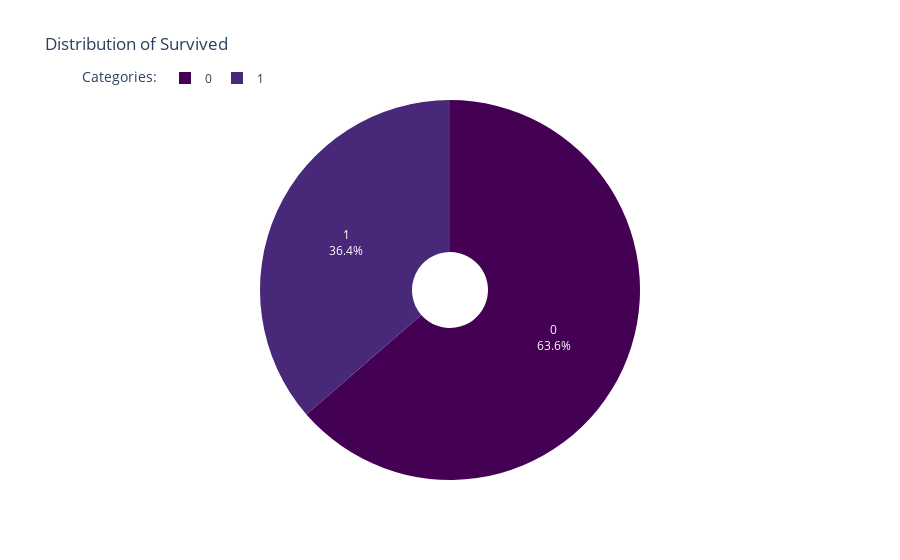

The notebook cell saved with this chart:
### Markdown cell above
**Unvariant Analysis******

### Code cell
survived_counts = titanic['Survived'].value_counts()
fig_surv_perc = px.pie(titanic, names= survived_counts.index,  values = survived_counts.values, title=f'Distribution of Survived', hole=0.2, color_discrete_sequence=px.colors.sequential.Viridis)
fig_surv_perc.update_traces(textinfo='percent+label')
fig_surv_perc.update_layout(legend_title_text='Categories:', legend=dict(orientation="h", yanchor="bottom", y=1.02))
fig_surv_perc.show()

### Figure 1 — Plotly figure (JSON) as saved in the notebook; plotly's stock layout.template omitted (floating-point values rounded to 4 significant figures)
{"data": [{"domain": {"x": [0, 1], "y": [0, 1]}, "hole": 0.2, "hovertemplate": "label=%{label}<br>value=%{value}<extra></extra>", "labels": [0, 1], "legendgroup": "", "name": "", "showlegend": true, "textinfo": "percent+label", "type": "pie", "values": [266, 152]}], "layout": {"legend": {"orientation": "h", "title": {"text": "Categories:"}, "tracegroupgap": 0, "y": 1.02, "yanchor": "bottom"}, "piecolorway": ["#440154", "#482878", "#3e4989", "#31688e", "#26828e", "#1f9e89", "#35b779", "#6ece58", "#b5de2b", "#fde725"], "title": {"text": "Distribution of Survived"}}}
